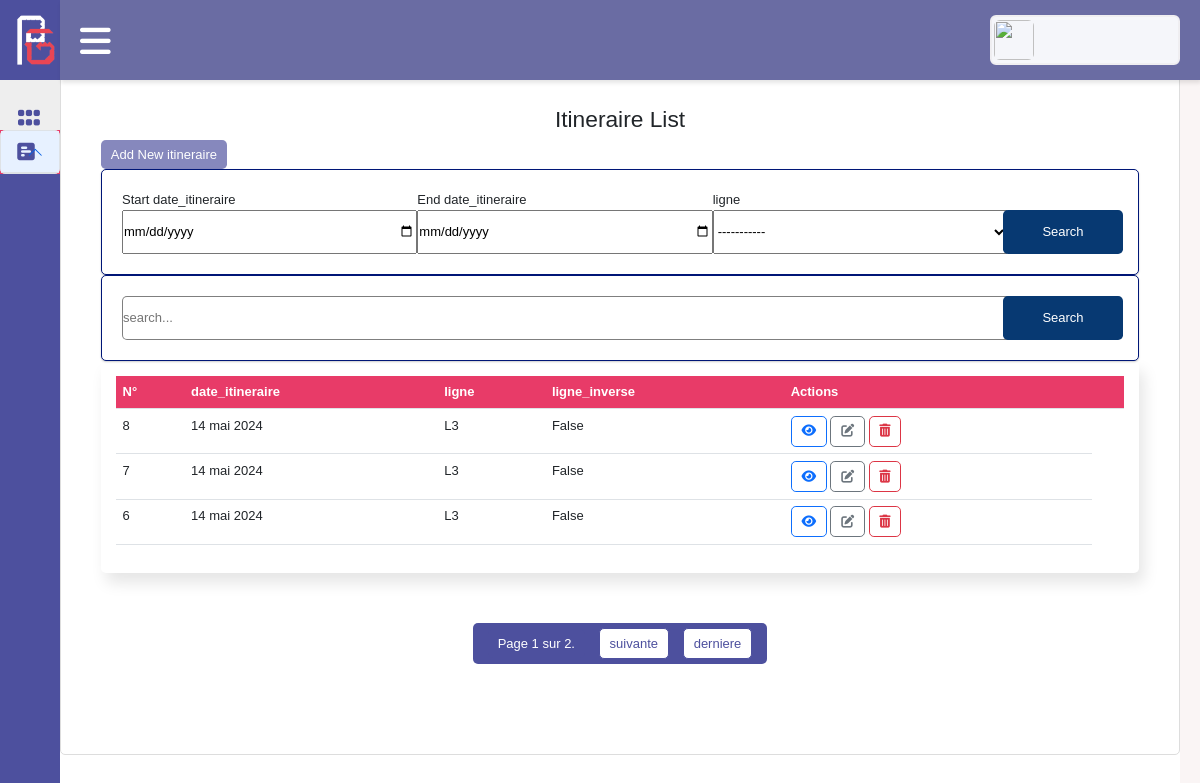
The app's page /transport_scolaire/itineraire, older data.
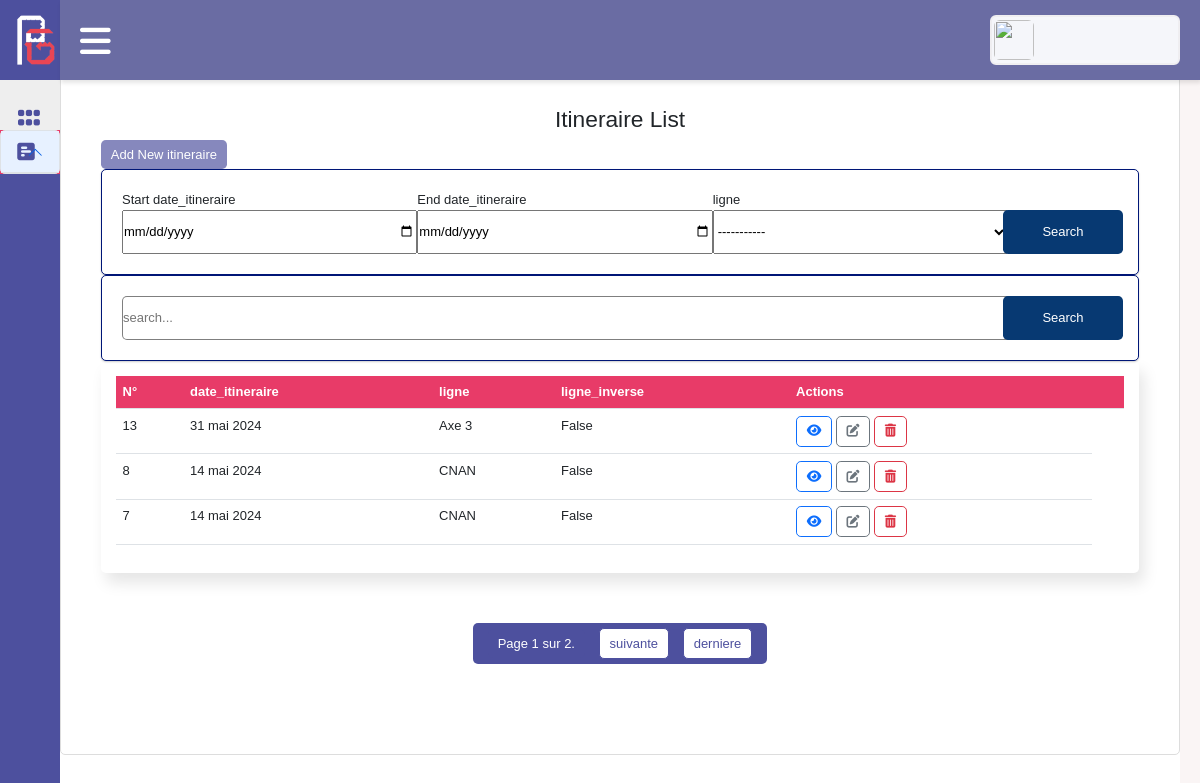
The same page, newer data.
### transport_scolaire/models.py (models this page shows)
class Itineraire(models.Model):
     date_itineraire = models.DateField(null=True, default=datetime.date.today,)
     ligne = models.ForeignKey(Ligne, on_delete=models.CASCADE,)
     ligne_inverse = models.BooleanField(default=False,)

class Ligne(models.Model):
     nom = models.CharField(max_length=50,)
     def __str__(self):
          return f"{self.nom}"

### transport_scolaire/views_generic.py (the view)
# urls.py: path('itineraire',ItineraireListView.as_view(), name='itineraire-list'),
class ItineraireListView(ListView):
     model = Itineraire
     template_name = 'itineraire/list.html'
     context_object_name = 'itineraires'
     number_page =3
     def get_context_data(self, **kwargs: Any) -> dict[str, Any]:
          context= super().get_context_data(**kwargs)
          search_query = self.request.GET.get('search_query') or ''
          objects =Itineraire.objects.all().order_by('-pk')
          search_filter_gte = self.request.GET.get('search_filter_date_itineraire_gte') or ''
          search_filter_lte = self.request.GET.get('search_filter_date_itineraire_lte') or ''
          if search_filter_gte and search_filter_lte:
               objects=objects.filter(date_itineraire__range=[search_filter_gte, search_filter_lte])
          elif search_filter_lte:
               objects=objects.filter(date_itineraire__lte=search_filter_lte)
          elif search_filter_gte:
               objects=objects.filter(date_itineraire__gte=search_filter_gte)
          context['search_filter_date_itineraire_gte']=search_filter_gte
          context['search_filter_date_itineraire_lte']=search_filter_lte
          search_filter = self.request.GET.get('search_filter_ligne') or ''
          if search_filter:
               objects=objects.filter(Q(ligne__pk=search_filter))
               context['search_filter_ligne']=search_filter
          if search_query:
               objects=objects.filter(Q(pk__icontains=search_query) | Q(ligne_inverse__icontains=search_query) )
          context['search_query']=search_query
          context['lignes']=Ligne.objects.all()
          paginator = Paginator(objects,self.number_page)
          page_number = self.request.GET.get('page')
          page_obj = paginator.get_page(page_number)
          context['itineraires']=page_obj
          return context

### transport_scolaire/templates/itineraire/list.html (shortened to what this page needs)
{% extends 'base.html' %}
{% block title %}
   <div class='page_title'><h3>Itineraire List</h3></div>
{% endblock title %}
{% block content %}
   <div class='actions'>
      <a href='{% url 'transport_scolaire:itineraire-create' %}' class='btn btn-primary text-white'>
         Add New itineraire
   </a>
   </div>
   <form class='form-search'  method='GET'>
   <div class='content-search'>
         <div class='d-flex group flex-column '>         <label>Start date_itineraire</label>            <input type='date' placeholder='date' value='{{search_filter_date_itineraire_gte}}'  name='search_filter_date_itineraire_gte'>
         </div>         <div class='d-flex group flex-column '>         <label>End date_itineraire</label>            <input type='date' value='{{search_filter_date_itineraire_lte}}'  name='search_filter_date_itineraire_lte'>
         </div>         <div class='d-flex group flex-column '>            <label>ligne</label>            <select type='text'  name='search_filter_ligne'>
<option value=''>-----------</option>
         </div>         <button type='submit' class='btn btn-primary sub-2 text-white' >Search</button>
   </div>
   </form>
   <form class='form-search'  method='GET'>
         <input type='text' name='search_query' value='{{search_query}}' placeholder='search...'>
         <button type='submit' class='btn btn-primary text-white' >Search</button>
   </form>
   <div class='table-responsive'>
      <table class='table'>
         <thead>
            <tr>
               <th>N°</th>
               <th>date_itineraire</th>
               <th>ligne</th>
               <th>ligne_inverse</th>
               <th>Actions<th>
            </tr>
         </thead>
         <tbody>
         {% for itineraire in itineraires %}
            <tr>
               <td>{{ itineraire.pk }}</td>
               <td>{{ itineraire.date_itineraire }}</td>
               <td>{{ itineraire.ligne }}</td>
               <td>{{ itineraire.ligne_inverse }}</td>
               <td class='col-actions'>
                  <a class='see btn btn-outline-primary text-primary' href="{% url 'transport_scolaire:itineraire-detail' itineraire.pk %}"><i class='fa-solid fa-eye'></i></a>
                  <a class='update btn btn-outline-secondary text-secondary' href="{% url 'transport_scolaire:itineraire-update' itineraire.pk %}"><i class='fa-solid fa-pen-to-square'></i></a>
                  <a class='delete btn btn-outline-danger text-danger' href="{% url 'transport_scolaire:itineraire-delete' itineraire.pk %}"><i class='fa-solid fa-trash-can'></i></a>
               </td>
            </tr>
         {% endfor %}
         </tbody>
      </table>
   </div>
<div class="panigation">
            <span>
               <span>
                   Page {{ itineraires.number }} sur {{ itineraires.paginator.num_pages }}.
               </span>
               {% if itineraires.has_next %}
                   <a href="?page={{ itineraires.next_page_number }}">suivante</a>
                   <a href="?page={{ itineraires.paginator.num_pages }}">derniere</a>
               {% endif %}
           </span>
       </div>
{% endblock content %}

Row changes from the older to the newer data that the page shows:
no longer on this page (row unchanged): Itineraire: pk "6", date_itineraire "14 mai 2024", ligne "L3", ligne_inverse "False"
added Itineraire: pk "13", date_itineraire "31 mai 2024", ligne "Axe 3", ligne_inverse "False"
changed through a linked row, Itineraire id 8: ligne "L3" → "CNAN"
changed through a linked row, Itineraire id 7: ligne "L3" → "CNAN"
